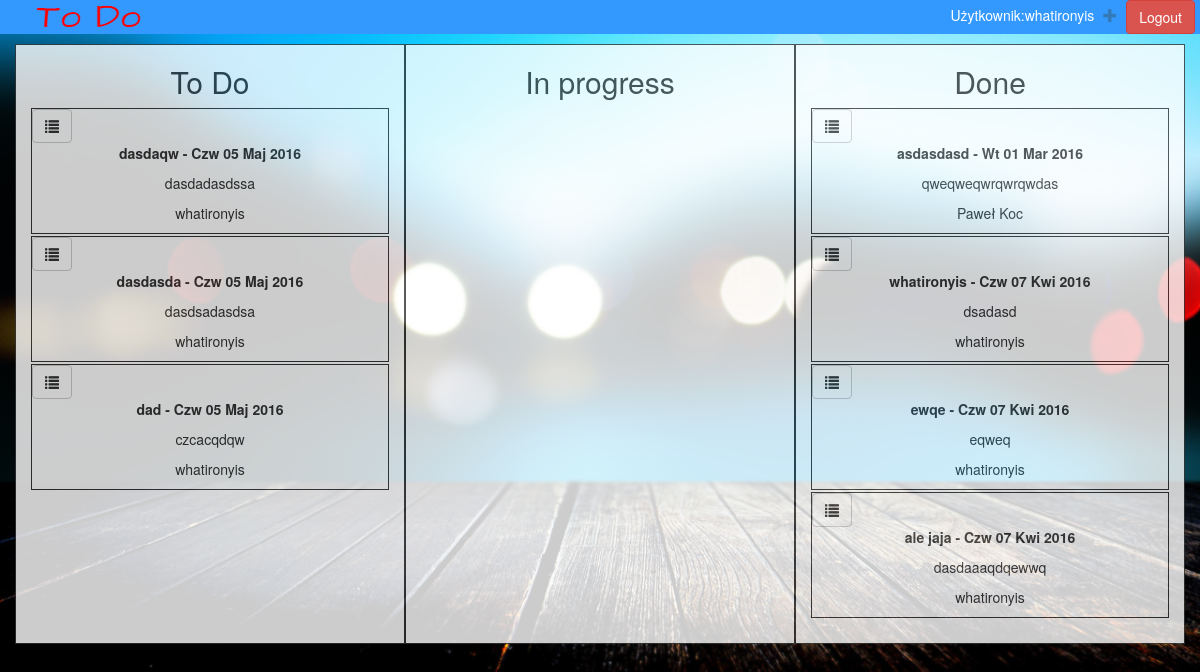
The app's page / (signed in), older data.
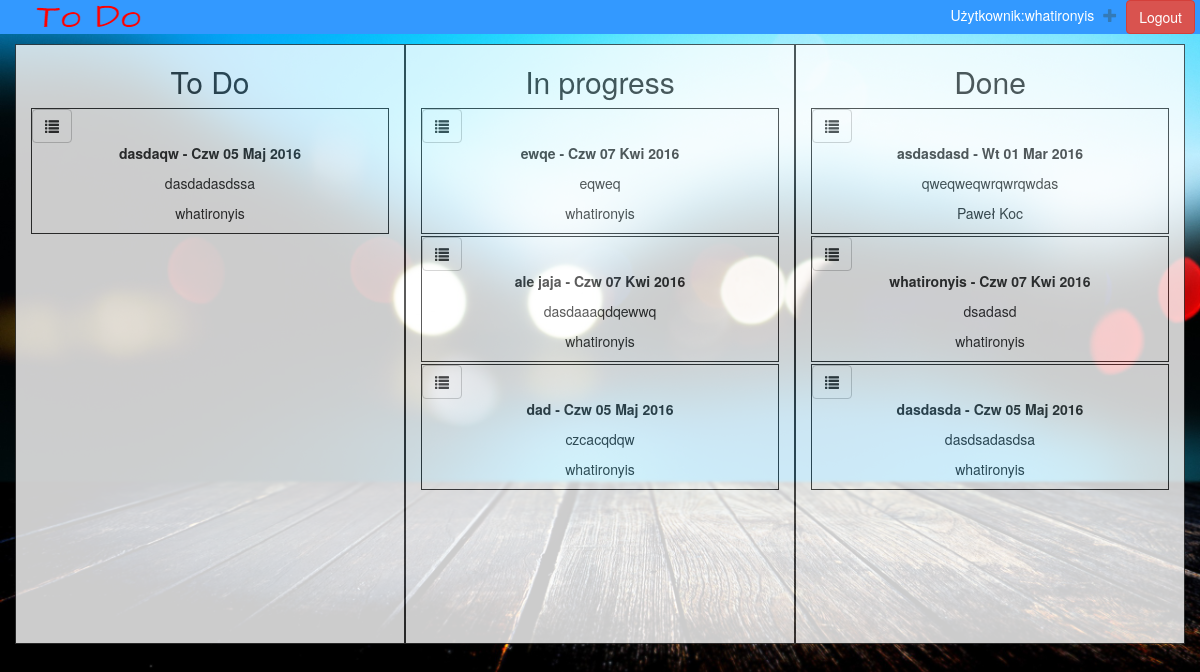
The same page, newer data.
### lists/models.py (models this page shows, shortened)
class jobs(models.Model):
    name = models.CharField(max_length=100, unique=True, verbose_name='Tytul')
    description = models.TextField(verbose_name="Opis")
    created = models.DateTimeField("Data dodania")
    finished = models.DateTimeField("Termin zakonczenia")
    assign = models.CharField(max_length=100)
    flag = models.CharField(max_length=4,choices=flag_choices, default='todo')

### lists/views.py (the view)
# urls.py: url(r'^$',views.home_page),
@login_required
def home_page(request):
    items = jobs.objects.all()
    done = donejob.objects.all()
    username = None
    if request.user.is_authenticated():
        username = request.user.username
    return render_to_response('home.html', {'items': items, 'user' : username, 'done':done })

### lists/templates/home.html (shortened to what this page needs)
<!DOCTYPE html>
<html lang="en">
<head>
    {% load staticfiles %}
    <link rel="stylesheet" href="{% static 'css/home.css' %}">
    <link rel="stylesheet" href="{% static 'css/bootstrap.min.css' %}">
    <link href="{% static 'popr/popr.css' %}" rel="stylesheet">
</head>
<body>
<div class="nawigacja">
         <a href="/"><img src="{% static 'css/todo.png' %}" alt="To Do List" align="left"></a>
         <x>Użytkownik:{{ user }}</x>
         <x><a href="{% url 'post_new' %}" class="top-menu"><span class="glyphicon glyphicon-plus"></span></a></x>
         <x><a href="/logout" class="btn btn-danger" role="button">Logout</a></x>
</div>
<div class="container-fluid">
    <div class="col-lg-4 col-md-4 cold-sm-3">
        <h2>To Do</h2>
        {% for x in items %}
            {% if x.flag == '3' %}
                <div class="entry">
                    <div class="popr1" data-id="1"><button type="button" class="btn btn-default" aria-label="Left Align">
                    <span class="glyphicon glyphicon-list" aria-hidden="false"></span>
                    </button></div>
                        <p><b>{{ x.name }} - {{ x.created|date:"D d M Y" }}</b></p>
                        <p>{{ x.description }}</p>
                        <p>{{ x.assign }}</p>
                </div>
            {% endif %}
        {% endfor %}
    </div>
    <div class="col-lg-4 col-md-4 cold-sm-3">
        <h2>In progress</h2>
        {% for x in items %}
            {% if x.flag == '2' %}
                <div class="entry">
                    <div class="popr1" data-id="2"><button type="button" class="btn btn-default" aria-label="Left Align">
                    <span class="glyphicon glyphicon-list" aria-hidden="true"></span>
                    </button></div>
                        <p><b>{{ x.name }} - {{ x.created|date:"D d M Y" }}</b></p>
                        <p>{{ x.description }}</p>
                        <p>{{ x.assign }}</p>
                </div>
            {% endif %}
        {% endfor %}
    </div>
    <div class="col-lg-4 col-md-4 cold-sm-3">
        <h2>Done</h2>
        {% for x in items %}
            {% if x.flag == '1' %}
                <div class="entry">
                    <div class="popr1" data-id="3"><button type="button" class="btn btn-default" aria-label="Left Align">
                    <span class="glyphicon glyphicon-list" aria-hidden="true"></span>
                    </button></div>
                        <p><b>{{ x.name }} - {{ x.created|date:"D d M Y" }}</b></p>
                        <p>{{ x.description }}</p>
                        <p>{{ x.assign }}</p>
                </div>
            {% endif %}
        {% endfor %}
    </div>
</div>
</body>
</html>

### static/css/home.css (style rules this page uses)
a:hover, a:visited, a:link, a:active { text-decoration: none !important; }
body { background-image: url("bgimage.jpg"); background-size: cover; }
.container-fluid { margin-top:10px; }
.nawigacja { background-color: #3399FF; text-align: right; }
x { text-align: right; color:white; margin-right: 5px; margin-top:5px; }
img { margin-left: 10px; }
.col-lg-4 { background-color: white; opacity: 0.8; border: 1px solid; min-height:600px !important; text-align: left; }
.entry { border: 1px solid; margin-bottom: 2px; }
p { text-align: center; }
b { font-weight: bold; }
h2 { text-align: center; }
.popr1 { margin-right:85%; text-align: left; }

Row changes from the older to the newer data that the page shows:
changed jobs "ewqe": moves from the list under "Done" to the list under "In progress"
changed jobs "ale jaja": moves from the list under "Done" to the list under "In progress"
changed jobs "dad": moves from the list under "To Do" to the list under "In progress"
changed jobs "dasdasda": moves from the list under "To Do" to the list under "Done"
